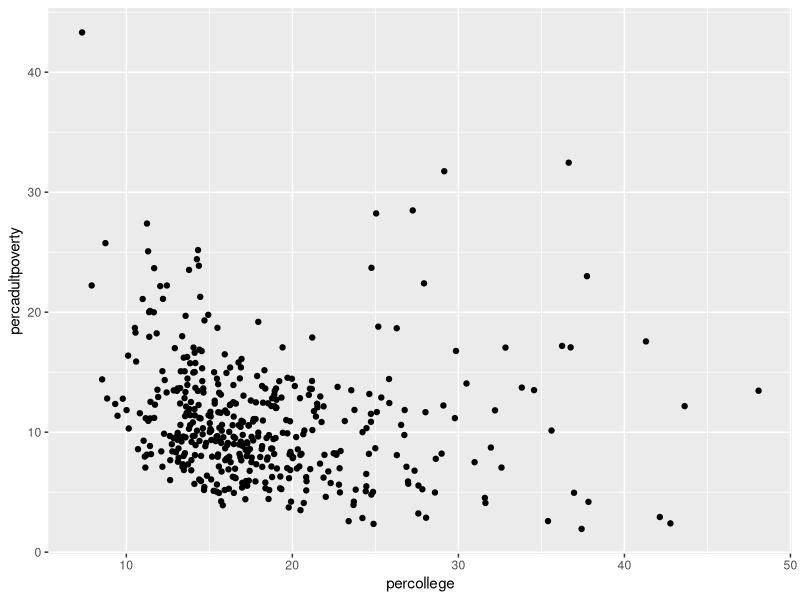
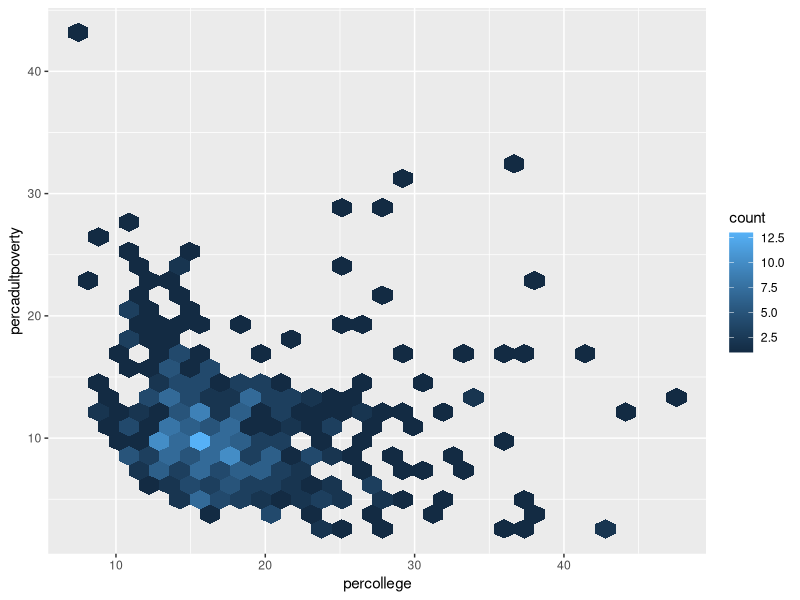
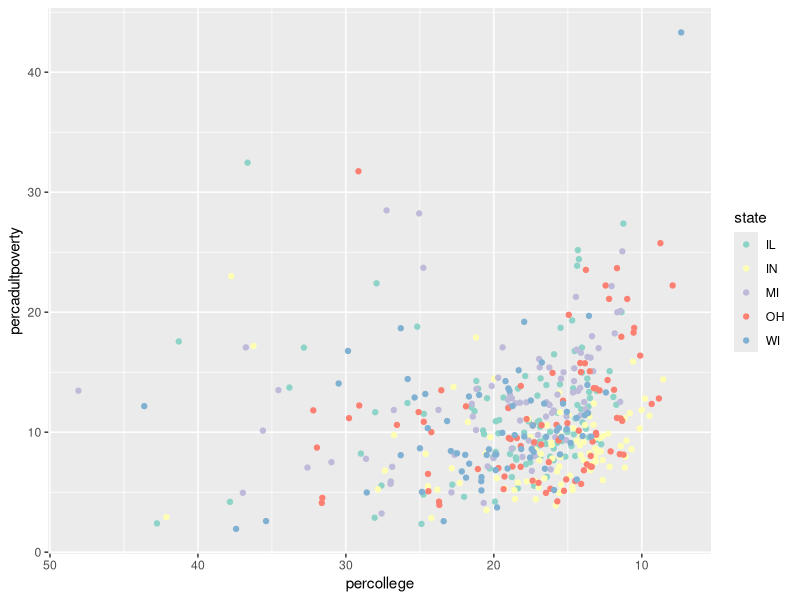
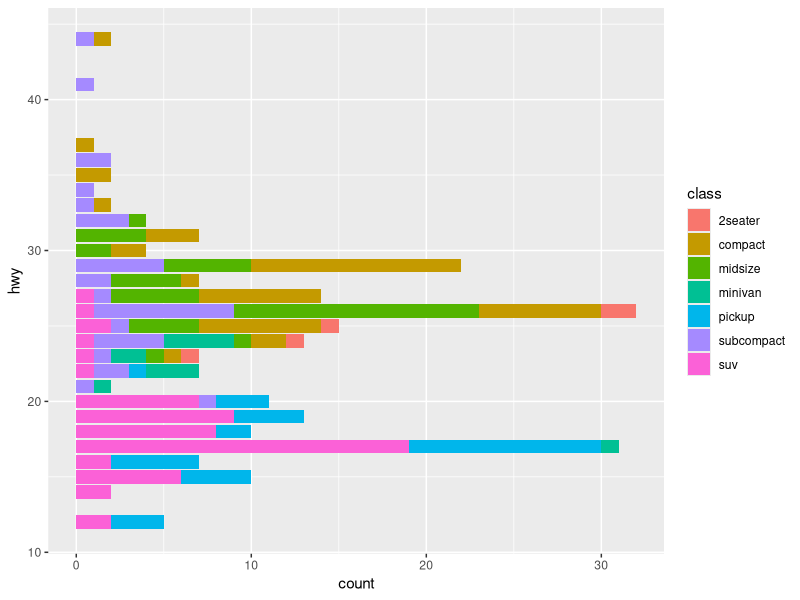
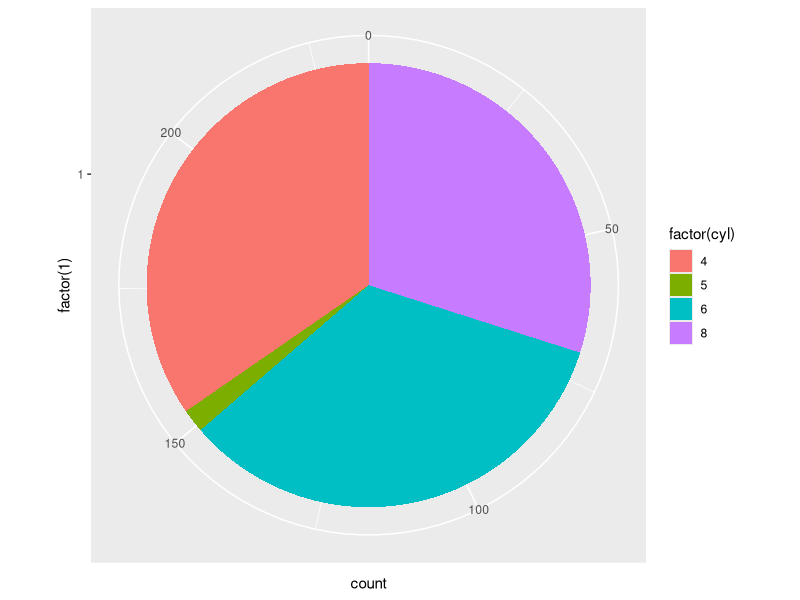
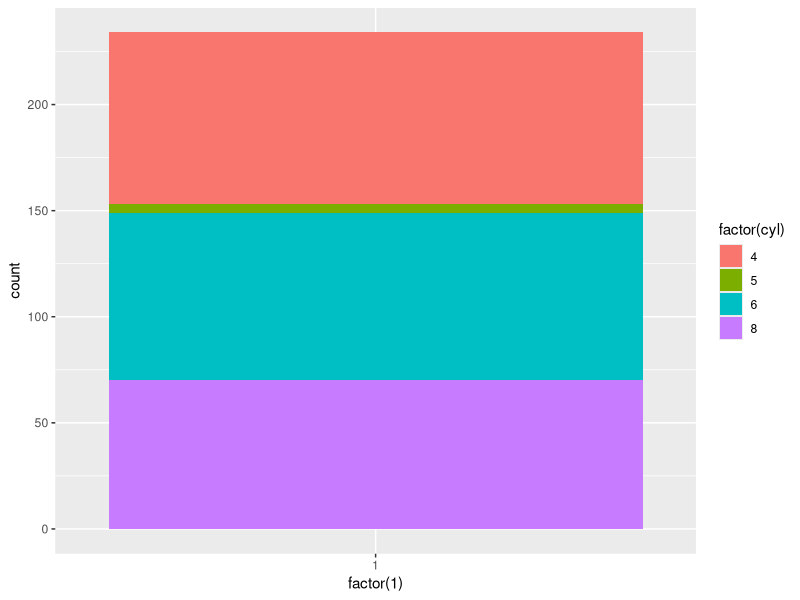
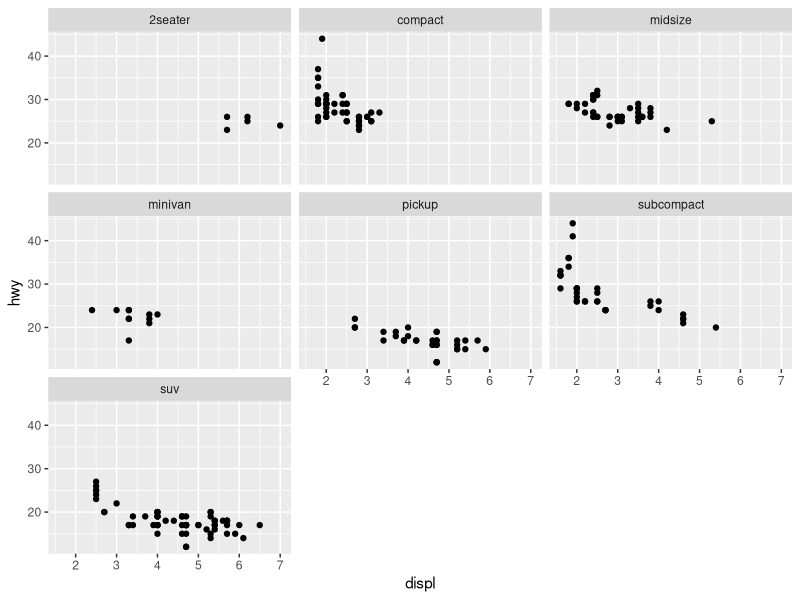

Generate these figures, in order, with R:
library(ggplot2)
ggplot(data = midwest) +
  geom_point(mapping = aes(x = percollege, y = percadultpoverty))

ggplot(data = midwest) +
  geom_hex(mapping = aes(x = percollege, y = percadultpoverty))

# Midwest data relationships
ggplot(data = midwest) +
  geom_point(mapping = aes(x = percollege, 
                           y = percadultpoverty, 
                           color = state)) +
  scale_x_reverse() +  # reverse x axis
  scale_color_brewer(palette = "Set3")

# horizontal bar chart of mileage, colored by car type
ggplot(data = mpg) +
  geom_bar(mapping = aes(x = hwy, fill = class)) +
  coord_flip()

# A pie chart = stacked bar chart + polar coordinates
ggplot(data = mpg, aes(x = factor(1), fill = factor(cyl))) +
  geom_bar(width = 1) +
  coord_polar(theta = "y")

ggplot(data = mpg, aes(x = factor(1), fill = factor(cyl))) +
  geom_bar(width = 1) 

View(mpg)

ggplot(data = mpg) +
  geom_point(mapping = aes(x = displ, y = hwy)) +
  facet_wrap(~class)

View(midwest)

